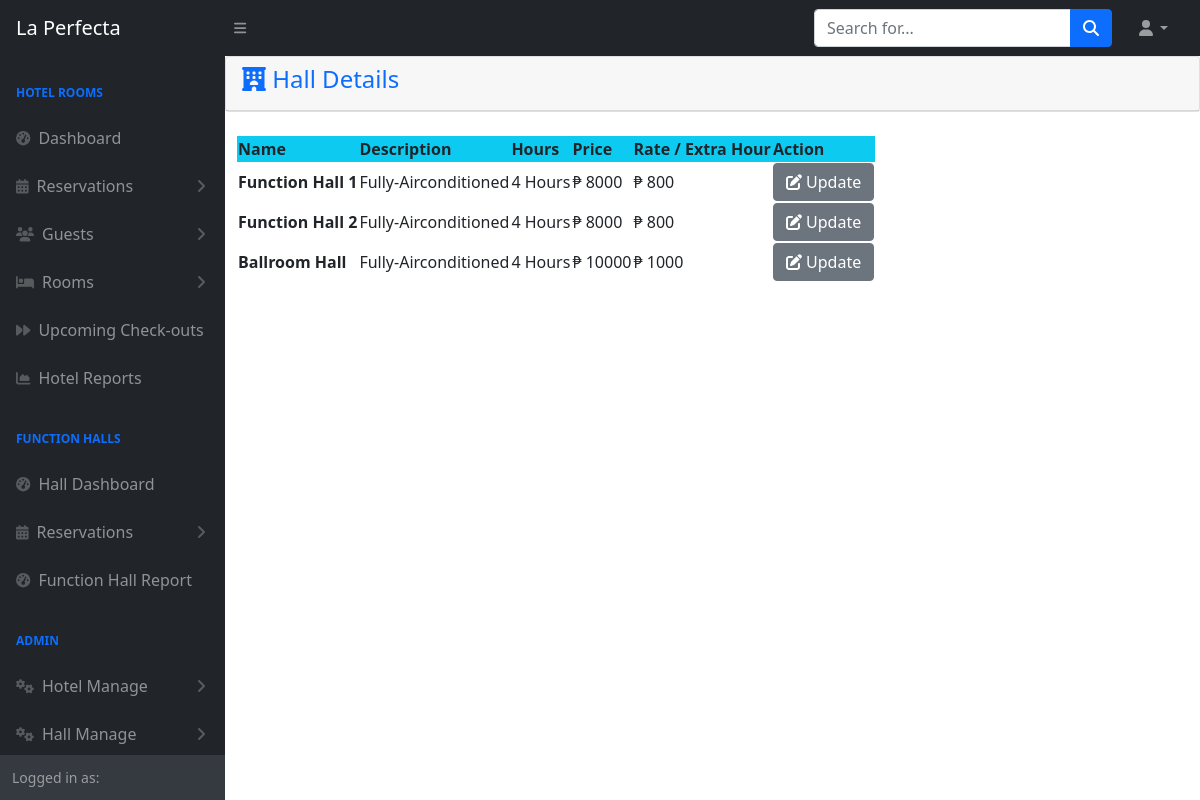
/admin/halldetails.php, run on the app's committed database.
### tables this page shows
CREATE TABLE `tblhall` (
  `Id` int(11) NOT NULL,
  `Name` varchar(255) NOT NULL,
  `Description` varchar(255) NOT NULL,
  `Time` int(11) NOT NULL,
  `Cost` double NOT NULL,
  `Exceeding` double NOT NULL
);

### admin/halldetails.php (the view, shortened to what this page needs)
<?php
include 'themes/navbar.php';
include 'config.php';
?>
<div class="card mb-4">
    <div class="card-header text-primary">
     <h4> <i class="fa-solid fa-hotel"></i>
        Hall Details </h4>
    </div>
</div>
<div class="container-fluid">
    <table id="datatablesSimple" class="table-striped">
        <thead class="bg-info ">
            <tr>
                <th>Name</th>
                <th>Description</th>
                <th>Hours</th>
                <th>Price</th>
                <th>Rate / Extra Hour</th>
                <th>Action</th>
            </tr>
        </thead>
        <tbody>
            <?php
            $sql = "SELECT * FROM tblhall";
            $result = mysqli_query($conn, $sql);
            while ($row = mysqli_fetch_assoc($result)) {
            ?>
                <tr>
                    <th><?php echo $row['Name'] ?></th>
                    <td><?php echo $row['Description'] ?></td>
                    <td><?php echo $row['Time'] ?> Hours</td>
                    <td>₱ <?php echo $row['Cost'] ?></td>
                    <td>₱ <?php echo $row['Exceeding'] ?></td>
                    <td>
                    <a href="function/fhmanage/hdedit.php?id=<?php echo $row['Id'] ?>" class="btn btn-secondary">
                    <i class="fa-solid fa-pen-to-square"></i>
                    Update
                    </a>
                    </td>
                </tr>
            <?php
            }
            ?>
        </tbody>
    </table>
</div>
<?php include 'themes/footer.php'; ?>

### data on the page
tblhall: Name "Function Hall 1", Description "Fully-Airconditioned", Time "4", Cost "8000", Exceeding "800"
tblhall: Name "Function Hall 2", Description "Fully-Airconditioned", Time "4", Cost "8000", Exceeding "800"
tblhall: Name "Ballroom Hall", Description "Fully-Airconditioned", Time "4", Cost "10000", Exceeding "1000"
